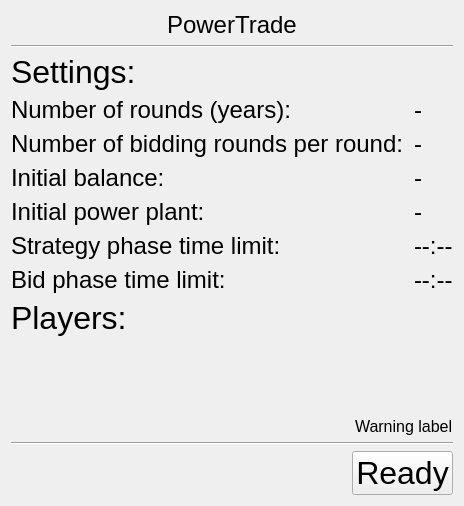
      <widget class="QWidget" name="page_lobby">
       <layout class="QVBoxLayout" name="verticalLayout_8">
        <item alignment="Qt::AlignHCenter|Qt::AlignTop">
         <widget class="QLabel" name="lobby_logo">
          <property name="sizePolicy">
           <sizepolicy hsizetype="Minimum" vsizetype="Minimum">
            <horstretch>0</horstretch>
            <verstretch>0</verstretch>
           </sizepolicy>
          </property>
          <property name="maximumSize">
           <size>
            <width>16777215</width>
            <height>50</height>
           </size>
          </property>
          <property name="font">
           <font>
            <pointsize>18</pointsize>
           </font>
          </property>
          <property name="text">
           <string>PowerTrade</string>
          </property>
         </widget>
        </item>
        <item>
         <widget class="Line" name="line_7">
          <property name="orientation">
           <enum>Qt::Horizontal</enum>
          </property>
         </widget>
        </item>
        <item>
         <widget class="QLabel" name="label_6">
          <property name="font">
           <font>
            <pointsize>24</pointsize>
           </font>
          </property>
          <property name="text">
           <string>Settings:</string>
          </property>
         </widget>
        </item>
        <item>
         <layout class="QFormLayout" name="formLayout_4">
          <property name="fieldGrowthPolicy">
           <enum>QFormLayout::AllNonFixedFieldsGrow</enum>
          </property>
          <property name="horizontalSpacing">
           <number>10</number>
          </property>
          <item row="0" column="0">
           <widget class="QLabel" name="label_10">
            <property name="font">
             <font>
              <pointsize>18</pointsize>
             </font>
            </property>
            <property name="text">
             <string>Number of rounds (years):</string>
            </property>
           </widget>
          </item>
          <item row="0" column="1">
           <widget class="QLabel" name="lobby_label_years">
            <property name="font">
             <font>
              <pointsize>18</pointsize>
             </font>
            </property>
            <property name="text">
             <string>-</string>
            </property>
           </widget>
          </item>
          <item row="1" column="0">
           <widget class="QLabel" name="label_11">
            <property name="font">
             <font>
              <pointsize>18</pointsize>
             </font>
            </property>
            <property name="text">
             <string>Number of bidding rounds per round:</string>
            </property>
           </widget>
          </item>
          <item row="1" column="1">
           <widget class="QLabel" name="lobby_label_bidRounds">
            <property name="font">
             <font>
              <pointsize>18</pointsize>
             </font>
            </property>
            <property name="text">
             <string>-</string>
            </property>
           </widget>
          </item>
          <item row="2" column="0">
           <widget class="QLabel" name="label_13">
            <property name="font">
             <font>
              <pointsize>18</pointsize>
             </font>
            </property>
            <property name="text">
             <string>Initial balance:</string>
            </property>
           </widget>
          </item>
          <item row="2" column="1">
           <widget class="QLabel" name="lobby_label_startMoney">
            <property name="font">
             <font>
              <pointsize>18</pointsize>
             </font>
            </property>
            <property name="text">
             <string>-</string>
            </property>
           </widget>
          </item>
          <item row="3" column="0">
           <widget class="QLabel" name="label_16">
            <property name="font">
             <font>
              <pointsize>18</pointsize>
             </font>
            </property>
            <property name="text">
             <string>Initial power plant:</string>
            </property>
           </widget>
          </item>
          <item row="3" column="1">
           <widget class="QLabel" name="lobby_label_startPlant">
            <property name="font">
             <font>
              <pointsize>18</pointsize>
             </font>
            </property>
            <property name="text">
             <string>-</string>
            </property>
           </widget>
          </item>
          <item row="4" column="0">
           <widget class="QLabel" name="label_18">
            <property name="font">
             <font>
              <pointsize>18</pointsize>
             </font>
            </property>
            <property name="text">
             <string>Strategy phase time limit:</string>
            </property>
           </widget>
          </item>
          <item row="4" column="1">
           <widget class="QLabel" name="lobby_label_timeStrategy">
            <property name="font">
             <font>
              <pointsize>18</pointsize>
             </font>
            </property>
            <property name="text">
             <string>--:--</string>
            </property>
           </widget>
          </item>
          <item row="5" column="0">
           <widget class="QLabel" name="label_20">
            <property name="font">
             <font>
              <pointsize>18</pointsize>
             </font>
            </property>
            <property name="text">
             <string>Bid phase time limit:</string>
            </property>
           </widget>
          </item>
          <item row="5" column="1">
           <widget class="QLabel" name="lobby_label_timeBid">
            <property name="font">
             <font>
              <pointsize>18</pointsize>
             </font>
            </property>
            <property name="text">
             <string>--:--</string>
            </property>
           </widget>
          </item>
         </layout>
        </item>
        <item>
         <widget class="QLabel" name="label_8">
          <property name="font">
           <font>
            <pointsize>24</pointsize>
           </font>
          </property>
          <property name="text">
           <string>Players:</string>
          </property>
         </widget>
        </item>
        <item>
         <widget class="QScrollArea" name="lobby_scrollArea">
          <property name="frameShape">
           <enum>QFrame::NoFrame</enum>
          </property>
          <property name="lineWidth">
           <number>0</number>
          </property>
          <property name="widgetResizable">
           <bool>true</bool>
          </property>
          <widget class="QWidget" name="scrollAreaWidgetContents_3">
           <property name="geometry">
            <rect>
             <x>0</x>
             <y>0</y>
             <width>1436</width>
             <height>310</height>
            </rect>
           </property>
           <layout class="QGridLayout" name="gridLayout">
            <item row="0" column="0">
             <layout class="QGridLayout" name="lobby_gridLayout"/>
            </item>
            <item row="1" column="0">
             <spacer name="verticalSpacer_3">
              <property name="orientation">
               <enum>Qt::Vertical</enum>
              </property>
              <property name="sizeHint" stdset="0">
               <size>
                <width>20</width>
                <height>40</height>
               </size>
              </property>
             </spacer>
            </item>
           </layout>
          </widget>
         </widget>
        </item>
        <item>
         <layout class="QHBoxLayout" name="horizontalLayout_6">
          <property name="bottomMargin">
           <number>0</number>
          </property>
          <item>
           <spacer name="horizontalSpacer_19">
            <property name="orientation">
             <enum>Qt::Horizontal</enum>
            </property>
            <property name="sizeHint" stdset="0">
             <size>
              <width>40</width>
              <height>20</height>
             </size>
            </property>
           </spacer>
          </item>
          <item>
           <widget class="QLabel" name="lobby_label_warning">
            <property name="font">
             <font>
              <pointsize>12</pointsize>
             </font>
            </property>
            <property name="text">
             <string>Warning label</string>
            </property>
           </widget>
          </item>
         </layout>
        </item>
        <item>
         <widget class="Line" name="line_8">
          <property name="orientation">
           <enum>Qt::Horizontal</enum>
          </property>
         </widget>
        </item>
        <item>
         <layout class="QHBoxLayout" name="horizontalLayout_3">
          <item>
           <spacer name="horizontalSpacer_3">
            <property name="orientation">
             <enum>Qt::Horizontal</enum>
            </property>
            <property name="sizeHint" stdset="0">
             <size>
              <width>40</width>
              <height>20</height>
             </size>
            </property>
           </spacer>
          </item>
          <item>
           <widget class="QPushButton" name="lobby_button">
            <property name="font">
             <font>
              <pointsize>24</pointsize>
             </font>
            </property>
            <property name="text">
             <string>Ready</string>
            </property>
           </widget>
          </item>
         </layout>
        </item>
       </layout>
      </widget>
